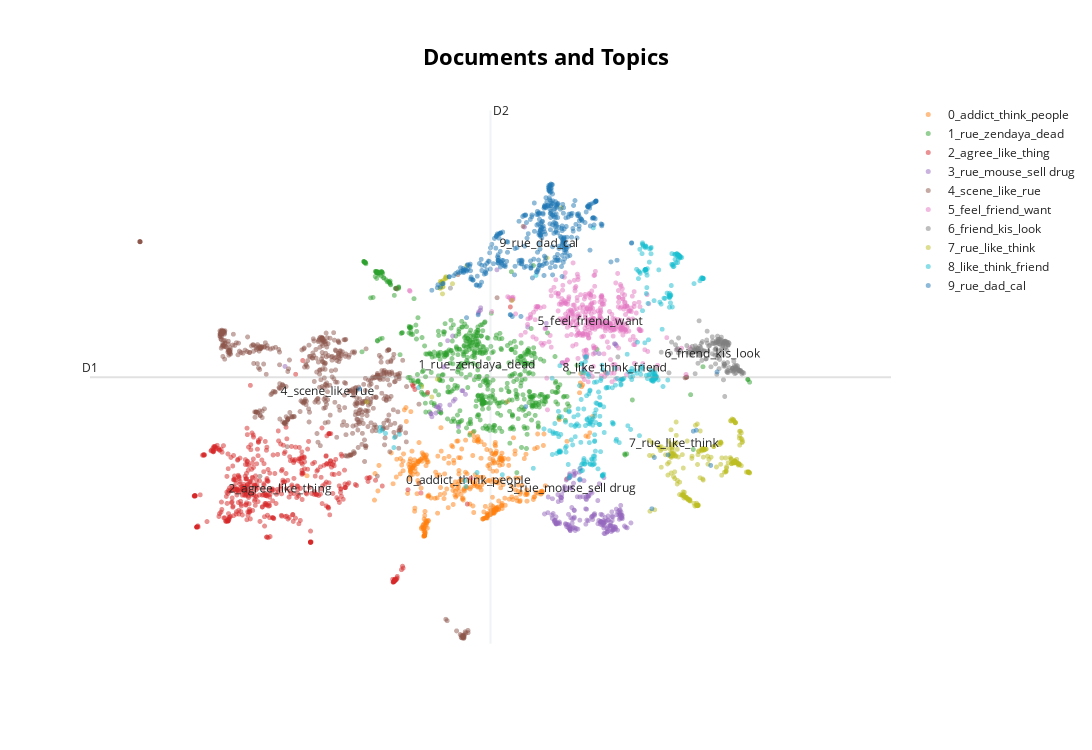

Notebook source saved alongside this figure:
### Code cell
from umap import UMAP

sentence_model = SentenceTransformer("all-mpnet-base-v2")
embeddings = sentence_model.encode(list(data_clean2[0]), show_progress_bar=True)

reduced_embeddings = UMAP(n_neighbors=10, n_components=2, min_dist=0.0, metric='cosine').fit_transform(embeddings)
model.visualize_documents(list(data_clean2[0]), reduced_embeddings=reduced_embeddings)

### Figure 1 — Plotly figure (JSON) as saved in the notebook; plotly's stock layout.template omitted (floating-point values rounded to 4 significant figures; data arrays with more than 128 entries replaced by an {"elided": "..."} marker saying what was removed)
{"data": [{"hoverinfo": "text", "hovertext": [null], "marker": {"color": "#CFD8DC", "opacity": 0.5, "size": 5}, "mode": "markers+text", "name": "other", "showlegend": false, "type": "scattergl", "x": [null], "y": [null]}, {"hoverinfo": "text", "hovertext": {"elided": "363 str values"}, "marker": {"opacity": 0.5, "size": 5}, "mode": "markers+text", "name": "0_addict_think_people", "text": {"elided": "363 str values"}, "textfont": {"size": 12}, "type": "scattergl", "x": {"elided": "363 float values"}, "y": {"elided": "363 float values"}}, {"hoverinfo": "text", "hovertext": {"elided": "575 str values"}, "marker": {"opacity": 0.5, "size": 5}, "mode": "markers+text", "name": "1_rue_zendaya_dead", "text": {"elided": "575 str values"}, "textfont": {"size": 12}, "type": "scattergl", "x": {"elided": "575 float values"}, "y": {"elided": "575 float values"}}, {"hoverinfo": "text", "hovertext": {"elided": "494 str values"}, "marker": {"opacity": 0.5, "size": 5}, "mode": "markers+text", "name": "2_agree_like_thing", "text": {"elided": "494 str values"}, "textfont": {"size": 12}, "type": "scattergl", "x": {"elided": "494 float values"}, "y": {"elided": "494 float values"}}, {"hoverinfo": "text", "hovertext": {"elided": "215 str values"}, "marker": {"opacity": 0.5, "size": 5}, "mode": "markers+text", "name": "3_rue_mouse_sell drug", "text": {"elided": "215 str values"}, "textfont": {"size": 12}, "type": "scattergl", "x": {"elided": "215 float values"}, "y": {"elided": "215 float values"}}, {"hoverinfo": "text", "hovertext": {"elided": "557 str values"}, "marker": {"opacity": 0.5, "size": 5}, "mode": "markers+text", "name": "4_scene_like_rue", "text": {"elided": "557 str values"}, "textfont": {"size": 12}, "type": "scattergl", "x": {"elided": "557 float values"}, "y": {"elided": "557 float values"}}, {"hoverinfo": "text", "hovertext": {"elided": "395 str values"}, "marker": {"opacity": 0.5, "size": 5}, "mode": "markers+text", "name": "5_feel_friend_want", "text": {"elided": "395 str values"}, "textfont": {"size": 12}, "type": "scattergl", "x": {"elided": "395 float values"}, "y": {"elided": "395 float values"}}, {"hoverinfo": "text", "hovertext": {"elided": "162 str values"}, "marker": {"opacity": 0.5, "size": 5}, "mode": "markers+text", "name": "6_friend_kis_look", "text": {"elided": "162 str values"}, "textfont": {"size": 12}, "type": "scattergl", "x": {"elided": "162 float values"}, "y": {"elided": "162 float values"}}, {"hoverinfo": "text", "hovertext": {"elided": "223 str values"}, "marker": {"opacity": 0.5, "size": 5}, "mode": "markers+text", "name": "7_rue_like_think", "text": {"elided": "223 str values"}, "textfont": {"size": 12}, "type": "scattergl", "x": {"elided": "223 float values"}, "y": {"elided": "223 float values"}}, {"hoverinfo": "text", "hovertext": {"elided": "309 str values"}, "marker": {"opacity": 0.5, "size": 5}, "mode": "markers+text", "name": "8_like_think_friend", "text": {"elided": "309 str values"}, "textfont": {"size": 12}, "type": "scattergl", "x": {"elided": "309 float values"}, "y": {"elided": "309 float values"}}, {"hoverinfo": "text", "hovertext": {"elided": "371 str values"}, "marker": {"opacity": 0.5, "size": 5}, "mode": "markers+text", "name": "9_rue_dad_cal", "text": {"elided": "371 str values"}, "textfont": {"size": 12}, "type": "scattergl", "x": {"elided": "371 float values"}, "y": {"elided": "371 float values"}}], "layout": {"annotations": [{"showarrow": false, "text": "D1", "x": 4.627, "y": 5.887, "yshift": 10}, {"showarrow": false, "text": "D2", "x": 11.18, "xshift": 10, "y": 11.16}], "height": 750, "shapes": [{"line": {"color": "#CFD8DC", "width": 2}, "type": "line", "x0": 11.18, "x1": 11.18, "y0": 0.6087, "y1": 11.16}, {"line": {"color": "#9E9E9E", "width": 2}, "type": "line", "x0": 4.627, "x1": 17.73, "y0": 5.887, "y1": 5.887}], "title": {"font": {"color": "Black", "size": 22}, "text": "<b>Documents and Topics", "x": 0.5, "xanchor": "center", "yanchor": "top"}, "width": 1200, "xaxis": {"visible": false}, "yaxis": {"visible": false}}}
